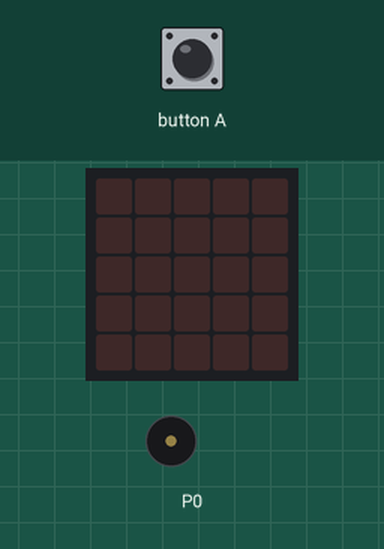
A program run on a simulated BBC micro:bit (MakeCode). On the bench: the board's 5×5 LED display, buzzer (waves = sounding). The inputs (shaded band) are chosen by the test bench.

Above: at 1.2 s.
1.3 s: button A pressed for 0.15 s
At 3.3 s:
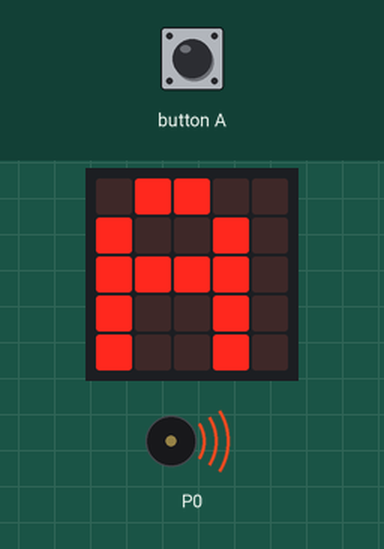
At 11.0 s:
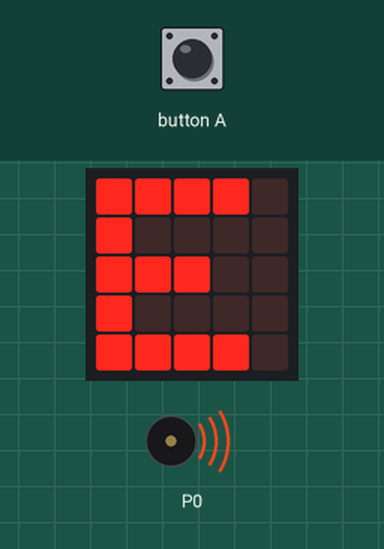
Timing chart, 0 to 19.0 s (numbered marks = the images above; inputs shaded):
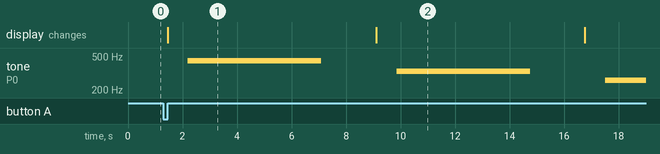

Measured:
- after the input at 1.3 s, tone on P0: plays 440 Hz for 4.9 s, 330 Hz for 4.9 s, 261 Hz for 1.5 s, starting after 0.90 s; the display: changes after 0.15 s (image 1)
- what the display in image 1 shows lasts 7.6 s, from 1.5 s to 9.1 s

The program:

main.ts
```typescript
input.onButtonPressed(Button.A, function () {
    music.setTempo(49)
    basic.showString("A")
    music.playTone(440, music.beat(BeatFraction.Breve))
    basic.pause(2000)
    basic.showString("E")
    music.playTone(330, music.beat(BeatFraction.Breve))
    basic.pause(2000)
    basic.showString("C")
    music.playTone(261.60, music.beat(BeatFraction.Breve))
    basic.pause(2000)
    basic.showString("G")
    music.playTone(392, music.beat(BeatFraction.Breve))
    basic.clearScreen()
})
```

test.ts
```typescript
// i test vanno qui; questi non saranno compilati quando questo pacchetto viene usato come estensione.
```
